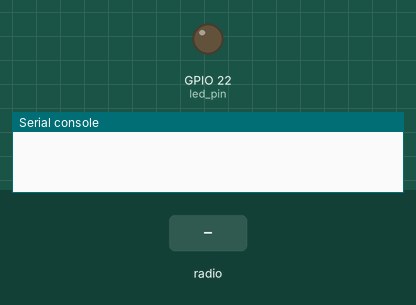
Simulated run of this program. Board: ESP32 board running MicroPython. Parts: output pins drawn as LEDs (lit = HIGH), the last lines printed to the serial console. The inputs (shaded band) are chosen by the test bench.

Above: at 1.2 s.
1.3 s: radio message "ledOn" arrives
At 2.1 s:
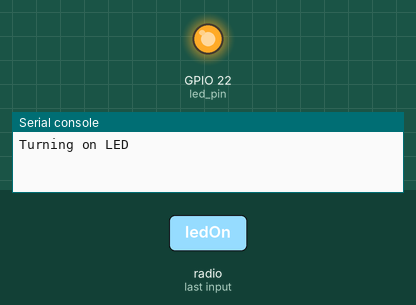
2.8 s: radio message "ledOff" arrives
At 3.3 s:
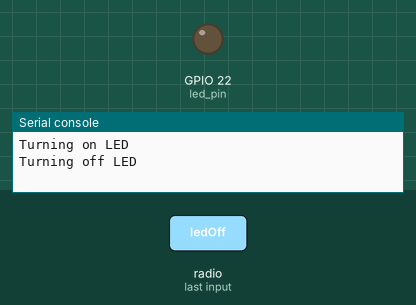
Timing chart, 0 to 5.8 s (numbered marks = the images above; inputs shaded):
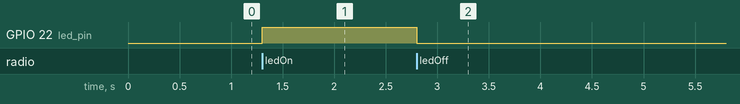

Measured:
- after the input at 1.3 s, GPIO 22 (led_pin): LOW → HIGH at once
- after the input at 2.8 s, GPIO 22 (led_pin): HIGH → LOW at once

The program:

esp_now_button_click_receiver.py
```python
import network
import espnow
import machine

# A WLAN interface must be active to send()/recv()
sta = network.WLAN(network.STA_IF)  # Or network.AP_IF
sta.active(True)
sta.disconnect()      # For ESP8266

# Initialize ESP-NOW
esp = espnow.ESPNow()
esp.active(True)

led_pin = machine.Pin(22, machine.Pin.OUT)

while True:
    _, msg = esp.recv()
    if msg:             # msg == None if timeout in recv()
        if msg == b'ledOn':
            print("Turning on LED")
            led_pin.on()
        elif msg == b'ledOff':
            print("Turning off LED")
            led_pin.off()
        else:
            print(f"Unknown message! {msg}")
            
```
